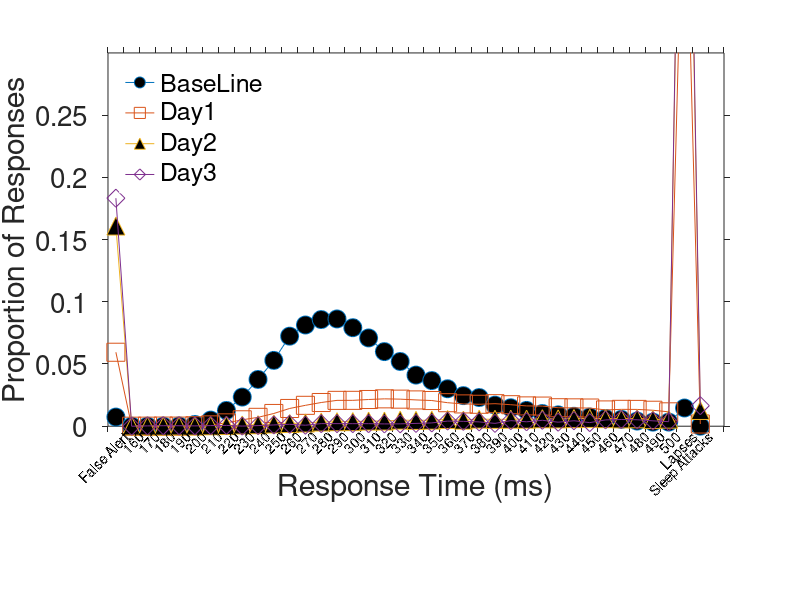

Here is the MATLAB script that generated this plot:
function createfigure()
%CREATEFIGURE()
%  X1:  vector of x data
%  Y1:  vector of y data

%  Auto-generated by MATLAB on 14-Nov-2014 11:14:43

% Create figure
X1 = [1:38]-.5;
f = fopen('data.txt');
line = fgetl(f);
Y1 = str2num(line);
line = fgetl(f);
Day1 = str2num(line);
line = fgetl(f);
Day2 = str2num(line);
line = fgetl(f);
Day3 = str2num(line);

figure1 = figure();

% Create axes
axes1 = axes('Parent',figure1,'XTickLabel',{},...
    'XTick',[0 1 2 3 4 5 6 7 8 9 10 11 12 13 14 15 16 17 18 19 20 21 22 23 24 25 26 27 28 29 30 31 32 33 34 35 36 37 38 39],...
    'TickDir','out',...
    'OuterPosition',[0 0.163085399449036 1 0.823691460055097],'FontSize',20);
%% Uncomment the following line to preserve the X-limits of the axes
 xlim(axes1,[0 39]);
%% Uncomment the following line to preserve the Y-limits of the axes
 ylim(axes1,[0 0.3]);
box(axes1,'on');
hold(axes1,'all');

% Create plot
plot(X1,Y1,'MarkerFaceColor',[0 0 0],'Marker','o','MarkerSize', 13,'DisplayName','BaseLine');

% Adding other data
hold all;
plot(X1,Day1,'Marker','square','MarkerSize', 13,'DisplayName','Day1');
plot(X1,Day2,'MarkerFaceColor',[0 0 0],'Marker','^','MarkerSize', 13,'DisplayName','Day2');
plot(X1,Day3,'Marker','diamond','MarkerSize', 13,'DisplayName','Day3');
hold off;

% Create xlabel
xlabel({'','Response Time (ms)'},'Units','normalized');

% Create ylabel
ylabel('Proportion of Responses');

% Create text
text('Parent',axes1,'Tag','RotatedXTickLabel','VerticalAlignment','top',...
    'Rotation',45,...
    'Position',[-0.099152542372881 -0.00251677852348992 -0.999999999999996],...
    'HorizontalAlignment','right');

% Create text
text('Parent',axes1,'Tag','RotatedXTickLabel','VerticalAlignment','top',...
    'String','False Alert',...
    'Rotation',45,...
    'Position',[0.892372881355932 -0.00251677852348992 -0.999999999999996],...
    'HorizontalAlignment','right');

% Create text
text('Parent',axes1,'Tag','RotatedXTickLabel','VerticalAlignment','top',...
    'String','160',...
    'Rotation',45,...
    'Position',[1.88389830508475 -0.00251677852348992 -0.999999999999996],...
    'HorizontalAlignment','right');

% Create text
text('Parent',axes1,'Tag','RotatedXTickLabel','VerticalAlignment','top',...
    'String','170',...
    'Rotation',45,...
    'Position',[2.87542372881356 -0.00251677852348992 -0.999999999999996],...
    'HorizontalAlignment','right');

% Create text
text('Parent',axes1,'Tag','RotatedXTickLabel','VerticalAlignment','top',...
    'String','180',...
    'Rotation',45,...
    'Position',[3.86694915254237 -0.00251677852348992 -0.999999999999996],...
    'HorizontalAlignment','right');

% Create text
text('Parent',axes1,'Tag','RotatedXTickLabel','VerticalAlignment','top',...
    'String','190',...
    'Rotation',45,...
    'Position',[4.85847457627119 -0.00251677852348992 -0.999999999999996],...
    'HorizontalAlignment','right');

% Create text
text('Parent',axes1,'Tag','RotatedXTickLabel','VerticalAlignment','top',...
    'String','200',...
    'Rotation',45,...
    'Position',[5.85 -0.00251677852348992 -0.999999999999996],...
    'HorizontalAlignment','right');

% Create text
text('Parent',axes1,'Tag','RotatedXTickLabel','VerticalAlignment','top',...
    'String','210',...
    'Rotation',45,...
    'Position',[6.84152542372881 -0.00251677852348992 -0.999999999999996],...
    'HorizontalAlignment','right');

% Create text
text('Parent',axes1,'Tag','RotatedXTickLabel','VerticalAlignment','top',...
    'String','220',...
    'Rotation',45,...
    'Position',[7.89915254237288 -0.00251677852348992 -0.999999999999996],...
    'HorizontalAlignment','right');

% Create text
text('Parent',axes1,'Tag','RotatedXTickLabel','VerticalAlignment','top',...
    'String','230',...
    'Rotation',45,...
    'Position',[8.89067796610169 -0.00251677852348992 -0.999999999999996],...
    'HorizontalAlignment','right');

% Create text
text('Parent',axes1,'Tag','RotatedXTickLabel','VerticalAlignment','top',...
    'String','240',...
    'Rotation',45,...
    'Position',[9.88220338983051 -0.00251677852348992 -0.999999999999996],...
    'HorizontalAlignment','right');

% Create text
text('Parent',axes1,'Tag','RotatedXTickLabel','VerticalAlignment','top',...
    'String','250',...
    'Rotation',45,...
    'Position',[10.8737288135593 -0.00251677852348992 -0.999999999999996],...
    'HorizontalAlignment','right');

% Create text
text('Parent',axes1,'Tag','RotatedXTickLabel','VerticalAlignment','top',...
    'String','260',...
    'Rotation',45,...
    'Position',[11.8652542372881 -0.00251677852348992 -0.999999999999996],...
    'HorizontalAlignment','right');

% Create text
text('Parent',axes1,'Tag','RotatedXTickLabel','VerticalAlignment','top',...
    'String','270',...
    'Rotation',45,...
    'Position',[12.856779661017 -0.00251677852348992 -0.999999999999996],...
    'HorizontalAlignment','right');

% Create text
text('Parent',axes1,'Tag','RotatedXTickLabel','VerticalAlignment','top',...
    'String','280',...
    'Rotation',45,...
    'Position',[13.8483050847458 -0.00251677852348992 -0.999999999999996],...
    'HorizontalAlignment','right');

% Create text
text('Parent',axes1,'Tag','RotatedXTickLabel','VerticalAlignment','top',...
    'String','290',...
    'Rotation',45,...
    'Position',[14.8398305084746 -0.00251677852348992 -0.999999999999996],...
    'HorizontalAlignment','right');

% Create text
text('Parent',axes1,'Tag','RotatedXTickLabel','VerticalAlignment','top',...
    'String','300',...
    'Rotation',45,...
    'Position',[15.8974576271186 -0.00251677852348992 -0.999999999999996],...
    'HorizontalAlignment','right');

% Create text
text('Parent',axes1,'Tag','RotatedXTickLabel','VerticalAlignment','top',...
    'String','310',...
    'Rotation',45,...
    'Position',[16.8889830508475 -0.00251677852348992 -0.999999999999996],...
    'HorizontalAlignment','right');

% Create text
text('Parent',axes1,'Tag','RotatedXTickLabel','VerticalAlignment','top',...
    'String','320',...
    'Rotation',45,...
    'Position',[17.8805084745763 -0.00251677852348992 -0.999999999999996],...
    'HorizontalAlignment','right');

% Create text
text('Parent',axes1,'Tag','RotatedXTickLabel','VerticalAlignment','top',...
    'String','330',...
    'Rotation',45,...
    'Position',[18.8720338983051 -0.00251677852348992 -0.999999999999996],...
    'HorizontalAlignment','right');

% Create text
text('Parent',axes1,'Tag','RotatedXTickLabel','VerticalAlignment','top',...
    'String','340',...
    'Rotation',45,...
    'Position',[19.8635593220339 -0.00251677852348992 -0.999999999999996],...
    'HorizontalAlignment','right');

% Create text
text('Parent',axes1,'Tag','RotatedXTickLabel','VerticalAlignment','top',...
    'String','350',...
    'Rotation',45,...
    'Position',[20.8550847457627 -0.00251677852348992 -0.999999999999996],...
    'HorizontalAlignment','right');

% Create text
text('Parent',axes1,'Tag','RotatedXTickLabel','VerticalAlignment','top',...
    'String','360',...
    'Rotation',45,...
    'Position',[21.8466101694915 -0.00251677852348992 -0.999999999999996],...
    'HorizontalAlignment','right');

% Create text
text('Parent',axes1,'Tag','RotatedXTickLabel','VerticalAlignment','top',...
    'String','370',...
    'Rotation',45,...
    'Position',[22.8381355932203 -0.00251677852348992 -0.999999999999996],...
    'HorizontalAlignment','right');

% Create text
text('Parent',axes1,'Tag','RotatedXTickLabel','VerticalAlignment','top',...
    'String','380',...
    'Rotation',45,...
    'Position',[23.8957627118644 -0.00251677852348992 -0.999999999999996],...
    'HorizontalAlignment','right');

% Create text
text('Parent',axes1,'Tag','RotatedXTickLabel','VerticalAlignment','top',...
    'String','390',...
    'Rotation',45,...
    'Position',[24.8872881355932 -0.00251677852348992 -0.999999999999996],...
    'HorizontalAlignment','right');

% Create text
text('Parent',axes1,'Tag','RotatedXTickLabel','VerticalAlignment','top',...
    'String','400',...
    'Rotation',45,...
    'Position',[25.878813559322 -0.00251677852348992 -0.999999999999996],...
    'HorizontalAlignment','right');

% Create text
text('Parent',axes1,'Tag','RotatedXTickLabel','VerticalAlignment','top',...
    'String','410',...
    'Rotation',45,...
    'Position',[26.8703389830508 -0.00251677852348992 -0.999999999999996],...
    'HorizontalAlignment','right');

% Create text
text('Parent',axes1,'Tag','RotatedXTickLabel','VerticalAlignment','top',...
    'String','420',...
    'Rotation',45,...
    'Position',[27.8618644067797 -0.00251677852348992 -0.999999999999996],...
    'HorizontalAlignment','right');

% Create text
text('Parent',axes1,'Tag','RotatedXTickLabel','VerticalAlignment','top',...
    'String','430',...
    'Rotation',45,...
    'Position',[28.8533898305085 -0.00251677852348992 -0.999999999999996],...
    'HorizontalAlignment','right');

% Create text
text('Parent',axes1,'Tag','RotatedXTickLabel','VerticalAlignment','top',...
    'String','440',...
    'Rotation',45,...
    'Position',[29.8449152542373 -0.00251677852348992 -0.999999999999996],...
    'HorizontalAlignment','right');

% Create text
text('Parent',axes1,'Tag','RotatedXTickLabel','VerticalAlignment','top',...
    'String','450',...
    'Rotation',45,...
    'Position',[30.8364406779661 -0.00251677852348992 -0.999999999999996],...
    'HorizontalAlignment','right');

% Create text
text('Parent',axes1,'Tag','RotatedXTickLabel','VerticalAlignment','top',...
    'String','460',...
    'Rotation',45,...
    'Position',[31.8940677966102 -0.00251677852348992 -0.999999999999996],...
    'HorizontalAlignment','right');

% Create text
text('Parent',axes1,'Tag','RotatedXTickLabel','VerticalAlignment','top',...
    'String','470',...
    'Rotation',45,...
    'Position',[32.885593220339 -0.00251677852348992 -0.999999999999996],...
    'HorizontalAlignment','right');

% Create text
text('Parent',axes1,'Tag','RotatedXTickLabel','VerticalAlignment','top',...
    'String','480',...
    'Rotation',45,...
    'Position',[33.8771186440678 -0.00251677852348992 -0.999999999999996],...
    'HorizontalAlignment','right');

% Create text
text('Parent',axes1,'Tag','RotatedXTickLabel','VerticalAlignment','top',...
    'String','490',...
    'Rotation',45,...
    'Position',[34.8686440677966 -0.00251677852348992 -0.999999999999996],...
    'HorizontalAlignment','right');

% Create text
text('Parent',axes1,'Tag','RotatedXTickLabel','VerticalAlignment','top',...
    'String','500',...
    'Rotation',45,...
    'Position',[35.8601694915254 -0.00251677852348992 -0.999999999999996],...
    'HorizontalAlignment','right');

% Create text
text('Parent',axes1,'Tag','RotatedXTickLabel','VerticalAlignment','top',...
    'String','Lapses',...
    'Rotation',45,...
    'Position',[36.8516949152542 -0.00251677852348992 -0.999999999999996],...
    'HorizontalAlignment','right');

% Create text
text('Parent',axes1,'Tag','RotatedXTickLabel','VerticalAlignment','top',...
    'String','Sleep Attacks',...
    'Rotation',45,...
    'Position',[37.843220338983 -0.00251677852348992 -0.999999999999996],...
    'HorizontalAlignment','right');

% Create text
text('Parent',axes1,'Tag','RotatedXTickLabel','VerticalAlignment','top',...
    'Rotation',45,...
    'Position',[38.9008474576271 -0.00251677852348992 -0.999999999999996],...
    'HorizontalAlignment','right');

% Create legend
legend1 = legend(axes1,'show');
set(legend1,'EdgeColor',[1 1 1],'Location','NorthWest');


